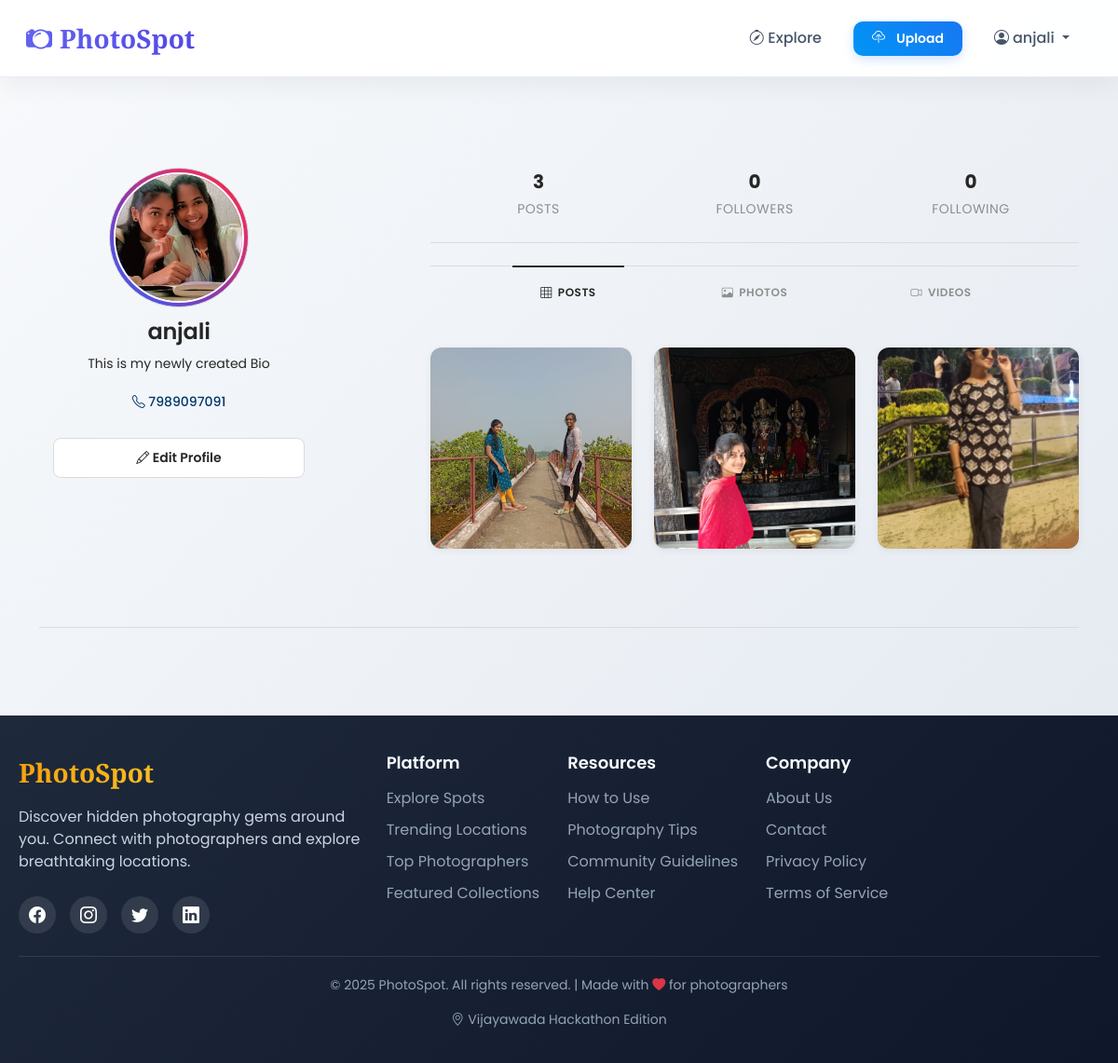
Page /profile/anjali/ (signed in) on the earlier database version.
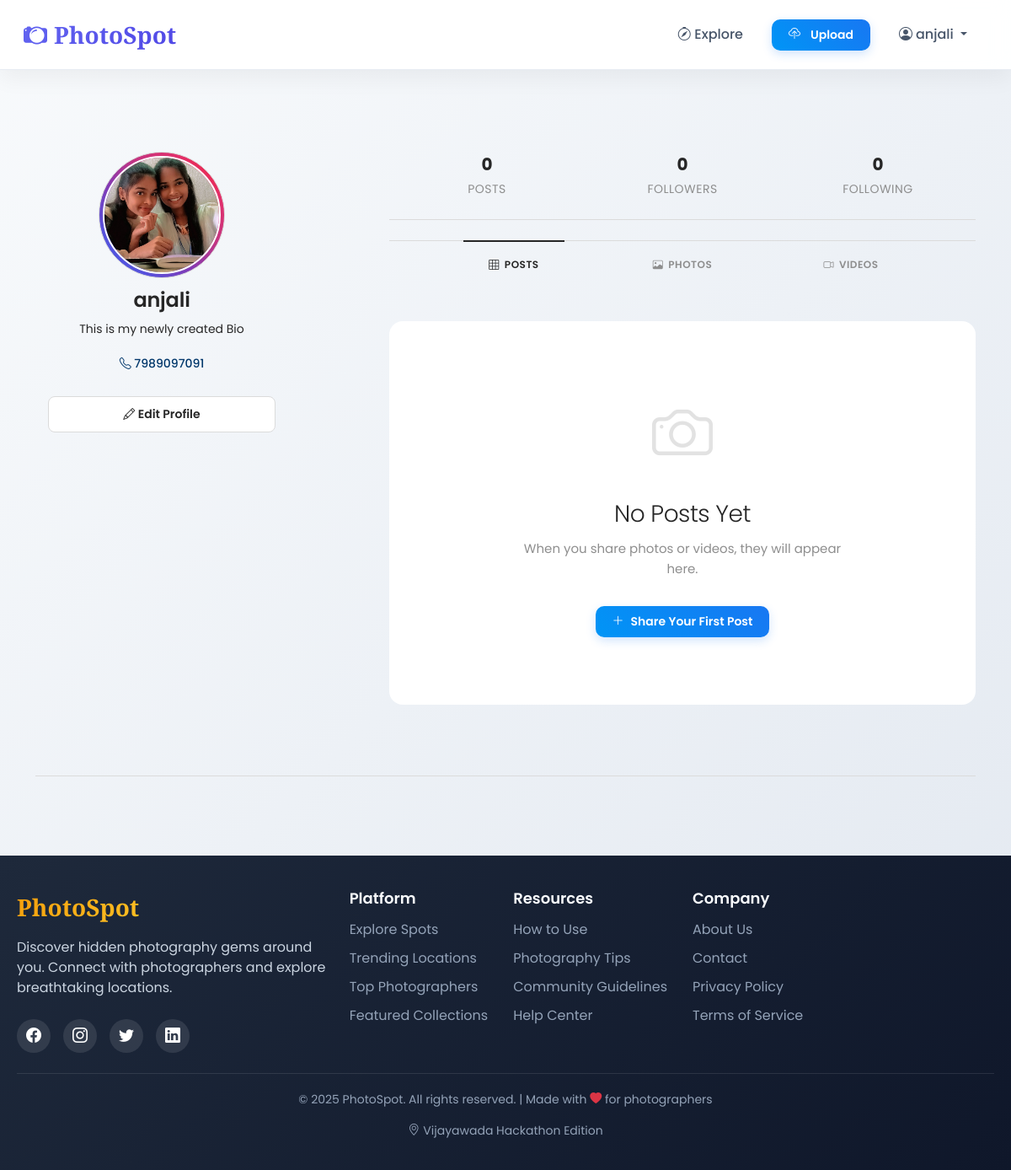
Same page on the later database version.
### main/models.py (models this page shows, shortened)
class Post(models.Model):
    uploader = models.ForeignKey(User, on_delete=models.CASCADE, related_name='posts')
    title = models.CharField(max_length=200)
    description = models.TextField(blank=True)
    location = models.ForeignKey(Location, on_delete=models.SET_NULL, null=True, blank=True)
    image = models.ImageField(upload_to='posts/',  blank=True, null=True)
    video = models.FileField(upload_to='videos/', blank=True, null=True)
    created_at = models.DateTimeField(auto_now_add=True)

### main/views.py (the view)
# urls.py: path('profile/<str:username>/', views.profile, name='profile'),
def profile(request, username):
    owner = get_object_or_404(User, username=username)
    posts = (
        owner.posts
        .select_related('location')
        .annotate(
            likes_count=Count('likes', distinct=True),
            comments_count=Count('comments', distinct=True)
        )
        .order_by('-created_at')
    )
    profile = PhotographerProfile.objects.filter(user=owner).first()
    return render(request, 'main/profile.html', {'owner': owner, 'posts': posts, 'profile': profile})

### main/templates/main/profile.html (shortened to what the changed rows need)
{% extends 'main/base.html' %}
{% block content %}
    <div class="profile-layout">
        <div class="profile-left-column">
            <h1 class="profile-username">{{ owner.username }}</h1>
        </div>
        <div class="profile-right-column">
            <div class="profile-stats">
                <div class="stat">
                    <span class="stat-number" id="postCount">{{ posts.count }}</span>
                    <span class="stat-label">Posts</span>
                </div>
            </div>
            <div class="gallery-section">
                {% if posts %}
                <div class="gallery-grid" id="galleryGrid">
                    {% for p in posts %}
                    <div class="gallery-item" data-id="{{ p.id }}"
                         data-type="{% if p.image %}photo{% elif p.video %}video{% endif %}">
                              <a href="#" class="open-post-modal"
   data-id="{{ p.id }}"
   data-type="{% if p.image %}photo{% elif p.video %}video{% endif %}"
   data-src="{% if p.image %}{{ p.image.url }}{% elif p.video %}{{ p.video.url }}{% endif %}"
   data-likes="{{ p.likes_count|default:'0' }}"
   data-comments="{{ p.comments_count|default:'0' }}"
   data-type="{% if p.image %}photo{% elif p.video %}video{% endif %}"
   data-uploader="{{ p.uploader.id }}">
    {% if p.image %}
        <img src="{{ p.image.url }}" class="gallery-media" alt="Post image">
    {% elif p.video %}
        <video class="gallery-media" muted playsinline>
            <source src="{{ p.video.url }}">
        </video>
    {% endif %}
</a>
                    </div>
                    {% endfor %}
                </div>
                {% else %}
                <div class="empty-gallery">
                    <div class="empty-icon"><i class="bi bi-camera"></i></div>
                    <h2 class="empty-title">No Posts Yet</h2>
                    <p class="empty-text">When you share photos or videos, they will appear here.</p>
                    {% if request.user == owner %}
                    <a href="{% url 'post_create' %}" class="btn-upload">
                        <i class="bi bi-plus-lg"></i> Share Your First Post
                    </a>
                    {% endif %}
                </div>
                {% endif %}
            </div>
        </div>
    </div>
</div>
{% endblock %}

Differences in the rows shown:
removed Post: image (picture)
removed Post: image (picture)
removed Post: image (picture)
Other differences:
{{ posts.count }}: "3" → "0"
text now shown: "No Posts Yet When you share photos or videos, they will appear here. Share Your First Post"
